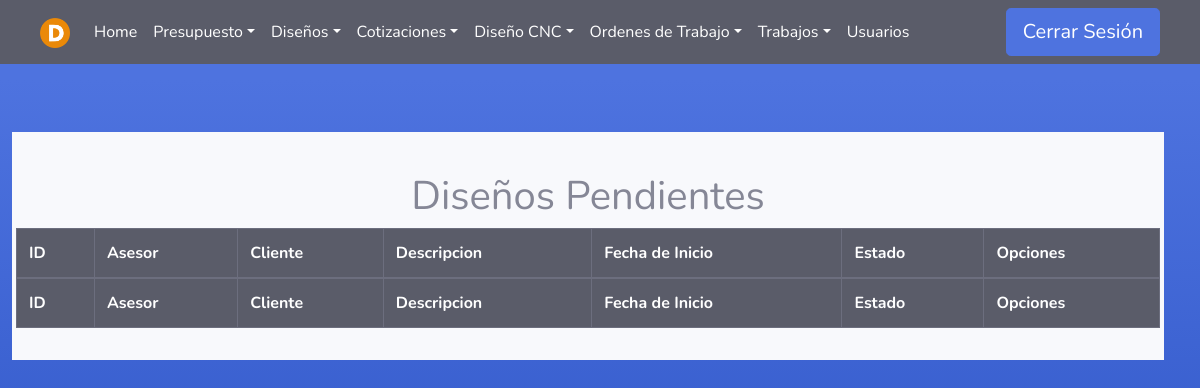
Page /Diseno/ (signed in) on the earlier database version.
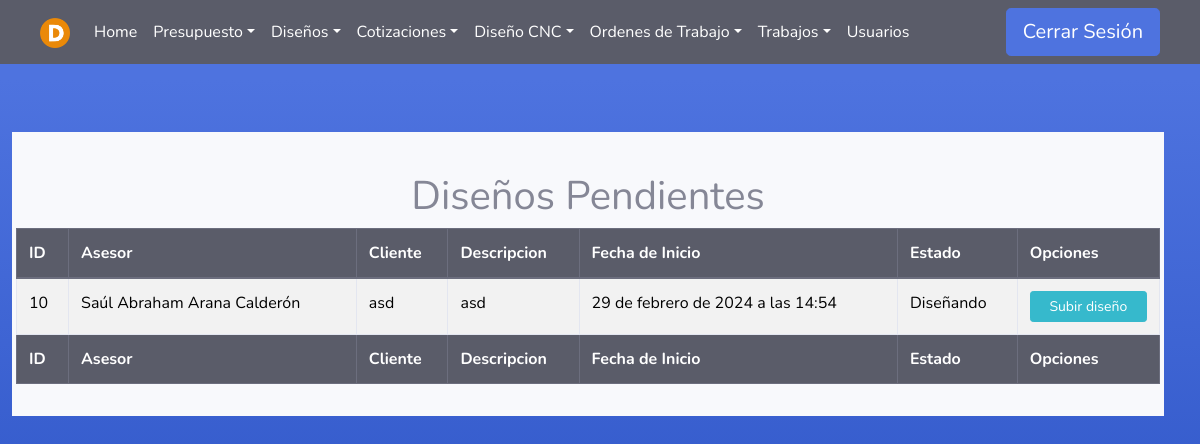
Same page on the later database version.
### Asesores/models.py (models this page shows)
class Presupuesto(models.Model):
    asesor = models.ForeignKey(User, on_delete=models.PROTECT, null=False, blank=False)
    fecha_inicio = models.DateTimeField(null=False, auto_now_add=True, blank=False)
    cliente = models.CharField(max_length=100, null=False, blank=False)
    descripcion = models.TextField(null=False, blank=False)
    estado=models.TextField(null=True, blank=True)
    fecha_fin = models.DateTimeField(null=True, blank=True)

### Disenadores/views.py (the view)
# urls.py: path('', asesor_views.listadoP , name='Presupuesto'),
@login_required(login_url='index')
def listadoP(request):
    user = request.user
    if user.groups.filter(name='Designer').exists():
        pres = Presupuesto.objects.filter(fecha_fin=None, estado='Diseñando')
        return render(request, 'Designer/listado_disenos_pendientes.html', {'pres': pres})
    elif (user.groups.filter(name='Administrador').exists()):
        pres = Presupuesto.objects.filter(fecha_fin=None, asesor=user, estado='Diseñando')
        return render(request, 'Designer/listado_disenos_pendientes.html', {'pres': pres})
    elif (user.is_superuser):
        pres = Presupuesto.objects.filter(fecha_fin=None, estado='Diseñando')
        return render(request, 'Designer/listado_disenos_pendientes.html', {'pres': pres})
    else:
        error = "No tienes permiso para acceder a esta página."
        return render(request, '404.html', {'error': error})

### Templates/Designer/listado_disenos_pendientes.html
{% extends 'tables.html' %}
{% block botones%}
<div class="text-center">
    <br>
    <h1>Diseños Pendientes</h1>
</div>
{% endblock %}
{% load static %}
{% block head %}
<th>ID</th>
{% if user.is_superuser or user.groups.all.0.name == "Administrador" %}
<th>Asesor</th>
{% endif %}
<th>Cliente</th>
<th>Descripcion</th>
<th>Fecha de Inicio</th>
<th>Estado</th>
<th>Opciones</th>
{% endblock %}
{% block tbody %}
{% for p in pres %}
<tr>
    <td>{{ p.id }}</td>
    {% if user.is_superuser or user.groups.all.0.name == "Administrador" %}
        {% if p.asesor.first_name and p.asesor.last_name %}
            <td>{{ p.asesor.first_name}} {{ p.asesor.last_name}}</td>
        {% else %}
            <td>{{ p.asesor.username}}</td>
        {% endif %}
    {% endif %}
    <td>{{ p.cliente }}</td>
    <td>{{ p.descripcion }}</td>
    <td>{{ p.fecha_inicio }}</td>
    <td>{{ p.estado }}</td>
    <td>
        <div>
            <a class="btn btn-info btn-sm btn-block" href="/Diseno/SubirArchivo/{{p.id }}">Subir diseño</a>
        </div>
    </td>
</tr>
{% endfor %}
{% endblock %}
{% block footer %}
<th>ID</th>
{% if user.is_superuser or user.groups.all.0.name == "Administrador" %}
<th>Asesor</th>
{% endif %}
<th>Cliente</th>
<th>Descripcion</th>
<th>Fecha de Inicio</th>
<th>Estado</th>
<th>Opciones</th>
{% endblock %}

Differences in the rows shown:
added Presupuesto: id "10", asesor.first_name "Saúl Abraham", asesor.last_name "Arana Calderón", cliente "asd", descripcion "asd", fecha_inicio "29 de febrero de 2024 a las 14:54", estado "Diseñando"
